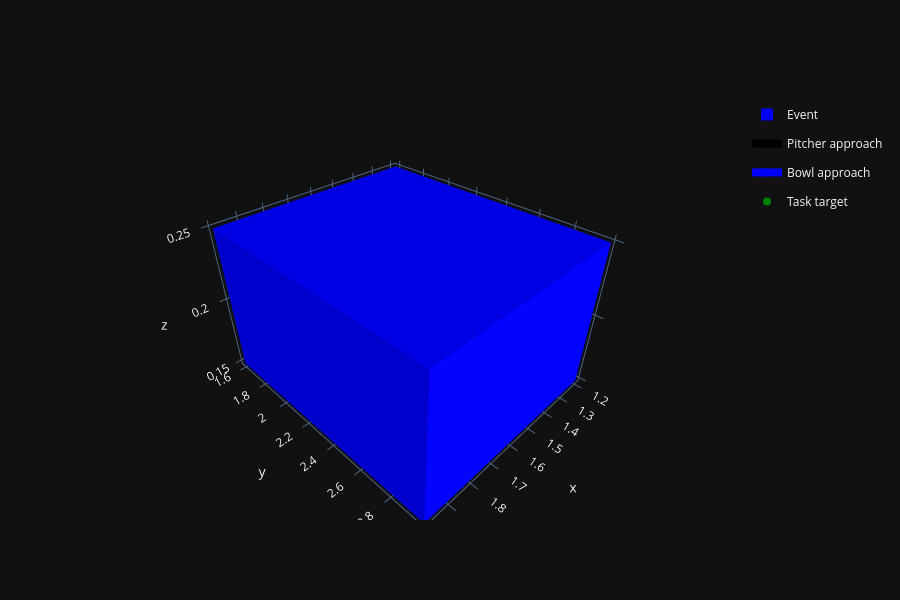

Notebook source saved alongside this figure:
### Code cell
plot_navigation_routes(
    navigation_graph,
    [
        ("Pitcher approach", pickup_route, "black"),
        ("Bowl approach", pour_route, "blue"),
    ],
    target=bowl.global_pose.to_position(),
)

### Figure 1 — Plotly figure (JSON) as saved in the notebook; plotly's stock layout.template omitted (floating-point values rounded to 4 significant figures)
{"data": [{"color": "blue", "flatshading": true, "i": [7, 0, 0, 0, 4, 4, 6, 6, 4, 0, 3, 2], "j": [3, 4, 1, 2, 5, 6, 5, 2, 0, 1, 6, 3], "k": [0, 7, 2, 3, 6, 7, 1, 1, 5, 5, 7, 6], "legendgroup": "132005997256512", "name": "Event", "showlegend": true, "x": [1.2, 1.2, 2.0, 2.0, 1.2, 1.2, 2.0, 2.0], "y": [1.6, 3.0, 3.0, 1.6, 1.6, 3.0, 3.0, 1.6], "z": [0.15, 0.15, 0.15, 0.15, 0.25, 0.25, 0.25, 0.25], "type": "mesh3d"}, {"line": {"color": "black", "width": 8}, "mode": "lines+markers", "name": "Pitcher approach", "x": [[1.45], [1.7]], "y": [[2.32], [2.0]], "z": [0.2, 0.2], "type": "scatter3d"}, {"line": {"color": "blue", "width": 8}, "mode": "lines+markers", "name": "Bowl approach", "x": [[1.7], [1.9]], "y": [[2.0], [2.2]], "z": [0.21, 0.21], "type": "scatter3d"}, {"marker": {"color": "green", "size": 8}, "mode": "markers", "name": "Task target", "x": [[2.4]], "y": [[2.45]], "z": [[0.9948]], "type": "scatter3d"}], "layout": {"scene": {"aspectmode": "data"}, "height": 600}}
